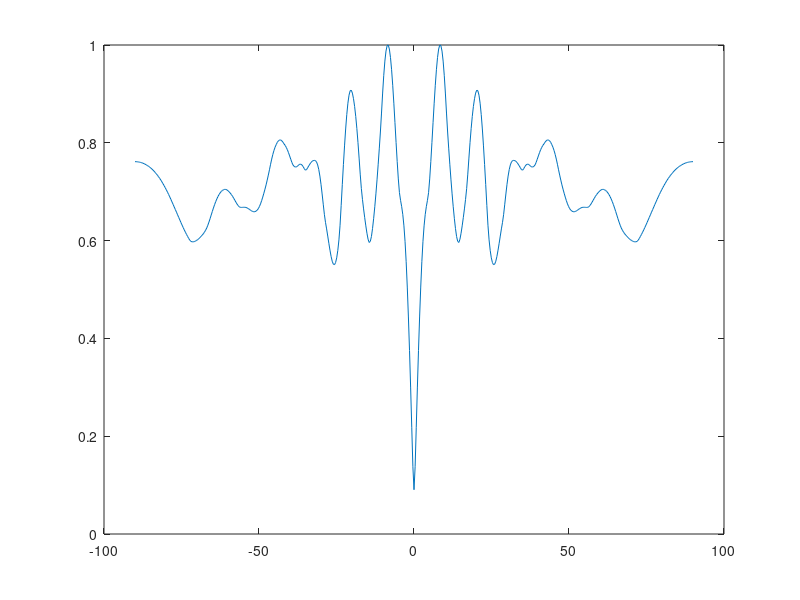
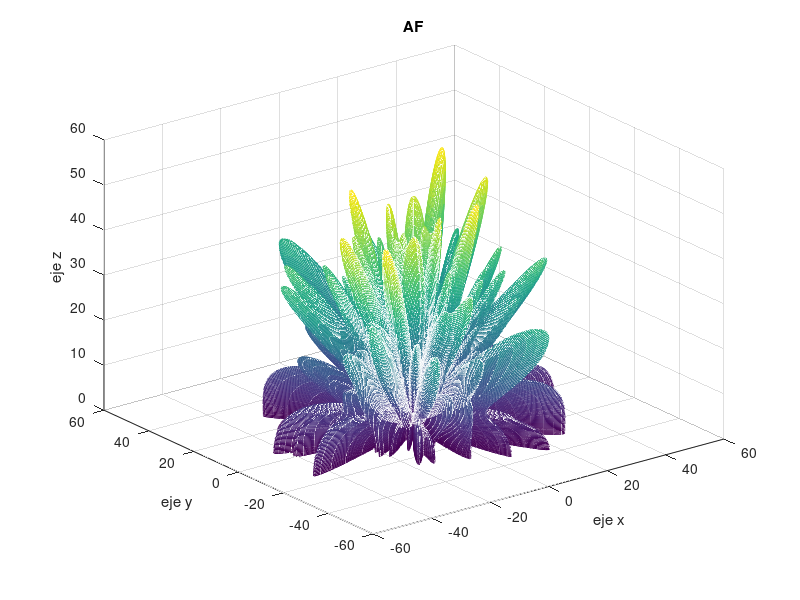
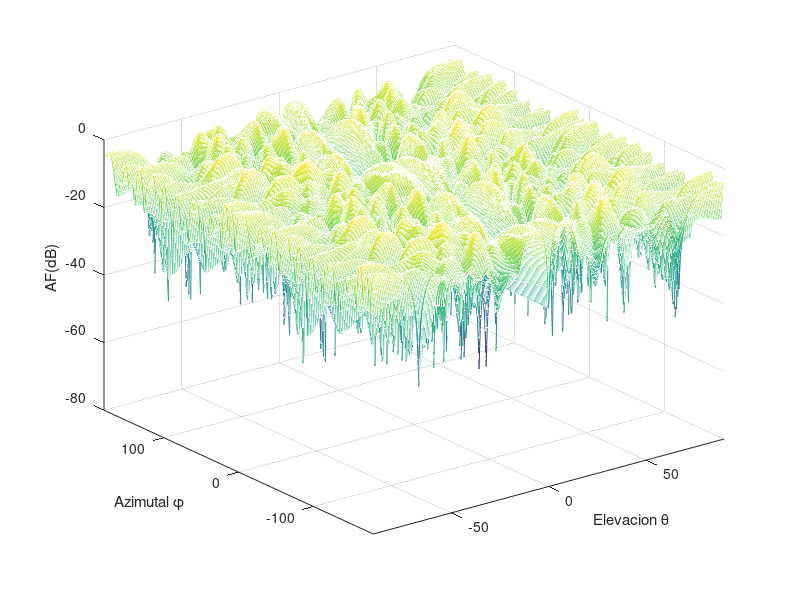
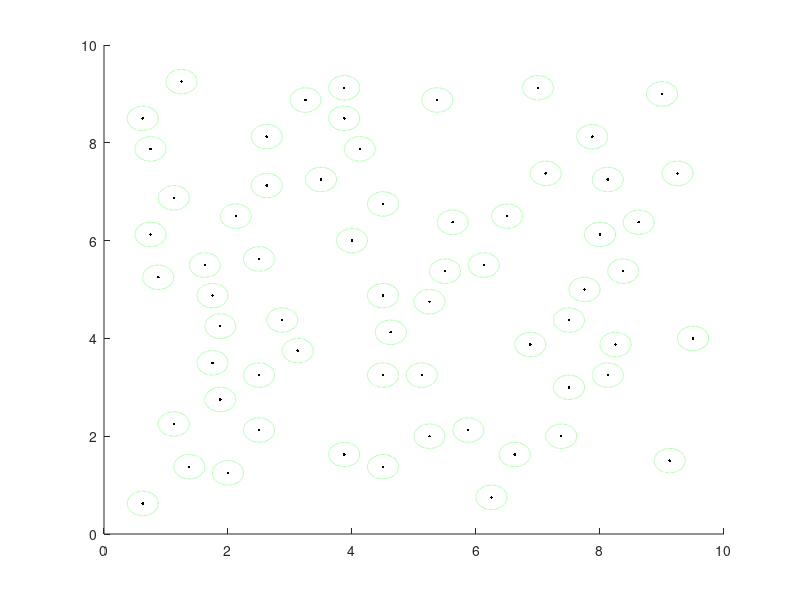

Here is the MATLAB script that generated these plots, in order:
clear
tic
%format long
elem=64; %cantidad de antenas
z=1;  %/individuos
esp=10;  %es el espacio asicnado para las antenas   mxn
puntos=250;     %resolucion para el af
rsl=esp/.125;  %resolucion de la malla 
%%%%%%%%%%%%%%%%%%%%%matriz de posiciones%%%%%%%%%%%%%%%%%%%%%%%%%%%%%%%%%
in=zeros(rsl,rsl,z);%round(rand(80,80))
amp=zeros(rsl,rsl,z);

for  b=1:z
    s=0;
    while s<(elem) %aqui se define el numero de antenas
     ubx=round ((rand()*(rsl-9))+5);
     uby=round ((rand()*(rsl-9))+5);
     rango=sum(sum(in(ubx-4:ubx+4,uby-4:uby+4,b)));
        if rango<1 %considera solo una anten  para el espacio asicgnado
        ampli= (rand()*10)-5;  %;
        in(ubx,uby,b)=1;
        amp(ubx,uby,b)=ampli;
        s=sum(sum(in(:,:,b)));
        end
    end
end

%%%%%%%%%%%%%%%%%%%Graficas %%%%%%%%%%%%%%%%%%%%%%%%%%%%%%%%%%%%

pi=3.14159;
puntos=499;  
linea=linspace(-90,90,puntos);   

tabla=zeros(rsl,rsl);
for a=1:rsl  % tabla de distancias para maya
tabla(a,:)=0.125:.125:esp;
end
 posiciones_x=zeros(1,elem);
 posiciones_y=zeros(1,elem);
 amplitudes=zeros(1,elem);
 posiciones_x1=in.*tabla;
 posiciones_y1=in.*tabla'; 
cont=0;
 for a=1:rsl^2
     if  in(a)==1
         cont=cont+1;
         posiciones_x(cont)= posiciones_x1(a);
         posiciones_y(cont)= posiciones_y1(a);
         amplitudes(cont)= amp(a);
     end
 end

puntos_teta=499;     
puntos_phi=499;
rango_teta=pi; 
%rango_phi=pi;  
phi=linspace(-pi,pi,puntos_phi);  %genera valores para phi y teta
teta=linspace(-pi/2,rango_teta/2,puntos_teta); 

part_real=0;
part_imag=0;
u=zeros(puntos);
v=zeros(puntos);
w=zeros(puntos);
for k=1:puntos_teta
  u(k,1:puntos_teta)=sin(teta)*cos(phi(k));
  v(k,1:puntos_teta)=sin(teta)*sin(phi(k));
  w(k,1:puntos_teta)=cos(teta);
end

for num_elemento=1:elem  %obten AF
  r=(posiciones_x(num_elemento))*u+(posiciones_y(num_elemento))*v;
  fasetotal=2*pi*(r);
  part_real=part_real+amplitudes(num_elemento)*cos(fasetotal);
  part_imag=part_imag+amplitudes(num_elemento)*sin(fasetotal);  
end

af=abs(part_real+1i*part_imag);       
xc=zeros(1,puntos);
  for sd=1:puntos
     xc(1,sd)=mean(af(:,sd));
   end
   xv=xc/max(xc);
   figure()
   plot(linea,xv)
   
figure()
mesh((af).*u,(af).*v,(af).*w)                    %grafica AF 
title('AF')
xlabel('eje x')
ylabel('eje y')
zlabel('eje z')
figure()

mesh(180*teta/pi,180*phi/pi,20*log10(af/max(max(af))))
xlabel('Elevacion \theta')
ylabel('Azimutal \phi')
zlabel('AF(dB)')
zlim([-80 0])
xlim([-90 90])
ylim([-180 180])
%---fin de GRAFICAS I

%OBTEN SLL (nivel del lobulo lateral)
AF22=af;

for b=1:ceil(puntos_phi/2)
AF2=af(b,:);
max(AF2(195:ceil(puntos_teta/2)));
muestra_max_teta=find(ans==AF2(1:ceil(puntos_teta/2))); %#ok<NOANS>
muestramax=muestra_max_teta(1);
muestramax2=muestramax;                     

if(muestramax>1 && muestramax<ceil(puntos_teta/2)) 
AFdescenso_izq=AF2(muestramax-1);          
else
AFdescenso_izq=0; 
end
           
while(AF2(muestramax)>AFdescenso_izq || muestramax==1)
    if(muestramax==1)                         
    AF2(muestramax)=0;                 
     muestramax=ceil(puntos_teta/2);           
    end                                 
       
    AF2(muestramax)=0;                    
    muestramax=muestramax-1; 
    if(muestramax>1 && muestramax<ceil(puntos_teta/2))
    AFdescenso_izq=AF2(muestramax-1);
    end
    
end

if(muestramax2<ceil(puntos_teta/2))                   
muestramax2=muestramax2+1;                      
else
muestramax2=1;
end

if(muestramax2>1 && muestramax2<ceil(puntos_teta/2))
AFdescenso_der=AF2(muestramax2+1);         
else
AFdescenso_der=0;
end

while(AF2(muestramax2)>AFdescenso_der || muestramax2==ceil(puntos_teta/2))    
    if(muestramax2==ceil(puntos_teta/2))               
     AF2(muestramax2)=0;                                              
    break;
    end
    
    AF2(muestramax2)=0;                     
    muestramax2=muestramax2+1;
    if(muestramax2>1 && muestramax2<ceil(puntos_teta/2))
    AFdescenso_der=AF2(muestramax2+1);
    end
end
SLL(b)=max(AF2(1:ceil(puntos_teta/2)));
 if(SLL(b)==0)
   SLL(b)=max(af(b,1:180));
 end
AF22(b,:)=AF2;
end

SLL=max(SLL);
af_norm=af/max(max(af));         %#ok<NASGU> %Normalizacion
SLL_norm=SLL/max(max(af));
SLL_norm_db=20*log10(SLL_norm) %#ok<NOPRT,NASGU>

%%%%%%%%%%%%%%%%% Diseño de antena%%%%%%%%%%%%%%%%%%%%%%%%%%%%%%
tabla=zeros(rsl,rsl);
for a=1:rsl  % tabla de distancias para maya
tabla(a,:)=0.125:.125:esp;
end
[m,n]=size(in);
 posiciones_x=in.*tabla;
 posiciones_y=in.*tabla'; 
IMAG = sqrt(-1);
ph = 0:.02:2*pi;
figure();
hold on;
   for i=1:n*m % grafica la posicion de las antenas en la apertura
       if in(i)==1
      plot(posiciones_x(i),posiciones_y(i),'k. ');
      plot(posiciones_x(i)+IMAG*posiciones_y(i)+.25*exp(IMAG*ph),'g:');      
       end     
  end
%%---fin de GRAFICAS I





